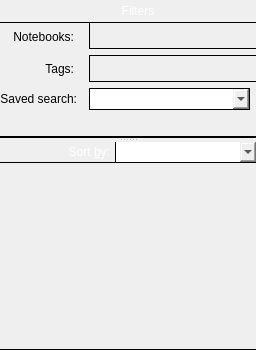
      <widget class="QFrame" name="notesListAndFiltersFrame">
       <property name="styleSheet">
        <string notr="true">#notesListAndFiltersFrame {
padding: 0px;
margin: 0px;
border: 1px solid black;
border-top: none;
border-bottom: none;
}</string>
       </property>
       <property name="lineWidth">
        <number>0</number>
       </property>
       <layout class="QVBoxLayout" name="verticalLayout_2">
        <property name="spacing">
         <number>0</number>
        </property>
        <property name="leftMargin">
         <number>0</number>
        </property>
        <property name="topMargin">
         <number>0</number>
        </property>
        <property name="rightMargin">
         <number>0</number>
        </property>
        <property name="bottomMargin">
         <number>0</number>
        </property>
        <item>
         <widget class="QSplitter" name="noteListAndFiltersSplitter">
          <property name="sizePolicy">
           <sizepolicy hsizetype="Preferred" vsizetype="Preferred">
            <horstretch>0</horstretch>
            <verstretch>0</verstretch>
           </sizepolicy>
          </property>
          <property name="lineWidth">
           <number>0</number>
          </property>
          <property name="orientation">
           <enum>Qt::Vertical</enum>
          </property>
          <property name="childrenCollapsible">
           <bool>false</bool>
          </property>
          <widget class="QFrame" name="filterFrame">
           <layout class="QVBoxLayout" name="verticalLayout_4">
            <property name="spacing">
             <number>0</number>
            </property>
            <property name="leftMargin">
             <number>0</number>
            </property>
            <property name="topMargin">
             <number>0</number>
            </property>
            <property name="rightMargin">
             <number>0</number>
            </property>
            <property name="bottomMargin">
             <number>0</number>
            </property>
            <item>
             <widget class="QFrame" name="noteFilterHeaderPanel">
              <property name="sizePolicy">
               <sizepolicy hsizetype="Minimum" vsizetype="Fixed">
                <horstretch>0</horstretch>
                <verstretch>0</verstretch>
               </sizepolicy>
              </property>
              <property name="minimumSize">
               <size>
                <width>0</width>
                <height>22</height>
               </size>
              </property>
              <property name="maximumSize">
               <size>
                <width>16777215</width>
                <height>22</height>
               </size>
              </property>
              <property name="styleSheet">
               <string notr="true">QWidget {
border: none;
background-color: qlineargradient(x1: 0, y1: 0, x2: 0, y2: 1,
stop: 0 #a6a6a6, stop: 0.08 #7f7f7f,
stop: 0.39999 #717171, stop: 0.4 #626262,
stop: 0.9 #4c4c4c, stop: 1 #333333);
color: rgb(255, 255, 255);
}

QPushButton {
border: none;
padding: 0px;
}

QPushButton:focus {
outline: none;
}

QPushButton:hover:!pressed {
background-color: qlineargradient(x1: 0, y1: 0, x2: 0, y2: 1,
stop: 0 #bcbcbc, stop: 0.08 #9f9f9f,
stop: 0.39999 #949494, stop: 0.4 #898989,
stop: 0.9 #787878, stop: 1 #666666);
}

QPushButton:pressed {
background-color: qlineargradient(x1: 0, y1: 0, x2: 0, y2: 1,
stop: 0 #535353, stop: 0.08 #3f3f3f,
stop: 0.39999 #393939, stop: 0.4 #313131,
stop: 0.9 #262626, stop: 1 #1a1a1a);
}

QPushButton#favoritesPanelIconPseudoPushButton:hover {
background-color: qlineargradient(x1: 0, y1: 0, x2: 0, y2: 1,
stop: 0 #a6a6a6, stop: 0.08 #7f7f7f,
stop: 0.39999 #717171, stop: 0.4 #626262,
stop: 0.9 #4c4c4c, stop: 1 #333333);
}

QPushButton#favoritesPanelIconPseudoPushButton:pressed {
background-color: qlineargradient(x1: 0, y1: 0, x2: 0, y2: 1,
stop: 0 #a6a6a6, stop: 0.08 #7f7f7f,
stop: 0.39999 #717171, stop: 0.4 #626262,
stop: 0.9 #4c4c4c, stop: 1 #333333);
}

QLabel {
border: none;
}</string>
              </property>
              <property name="lineWidth">
               <number>0</number>
              </property>
              <property name="midLineWidth">
               <number>0</number>
              </property>
              <layout class="QHBoxLayout" name="horizontalLayout_2">
               <property name="spacing">
                <number>0</number>
               </property>
               <property name="leftMargin">
                <number>0</number>
               </property>
               <property name="topMargin">
                <number>0</number>
               </property>
               <property name="rightMargin">
                <number>0</number>
               </property>
               <property name="bottomMargin">
                <number>0</number>
               </property>
               <item>
                <widget class="QPushButton" name="filtersViewTogglePushButton">
                 <property name="minimumSize">
                  <size>
                   <width>20</width>
                   <height>20</height>
                  </size>
                 </property>
                 <property name="maximumSize">
                  <size>
                   <width>20</width>
                   <height>20</height>
                  </size>
                 </property>
                 <property name="icon">
                  <iconset theme="go-next">
                   <normaloff>.</normaloff>.</iconset>
                 </property>
                 <property name="flat">
                  <bool>true</bool>
                 </property>
                </widget>
               </item>
               <item>
                <widget class="QLabel" name="noteFilterLabel">
                 <property name="sizePolicy">
                  <sizepolicy hsizetype="Minimum" vsizetype="Fixed">
                   <horstretch>0</horstretch>
                   <verstretch>0</verstretch>
                  </sizepolicy>
                 </property>
                 <property name="minimumSize">
                  <size>
                   <width>0</width>
                   <height>20</height>
                  </size>
                 </property>
                 <property name="text">
                  <string>Filters</string>
                 </property>
                 <property name="alignment">
                  <set>Qt::AlignCenter</set>
                 </property>
                </widget>
               </item>
              </layout>
             </widget>
            </item>
            <item>
             <widget class="QFrame" name="filterBodyFrame">
              <property name="sizePolicy">
               <sizepolicy hsizetype="MinimumExpanding" vsizetype="Minimum">
                <horstretch>0</horstretch>
                <verstretch>0</verstretch>
               </sizepolicy>
              </property>
              <property name="styleSheet">
               <string notr="true">#filterBodyFrame {
padding: 0px;
margin: 0px;
border: none;
border-bottom: 1px solid black;
border-top: 1px solid black;
}</string>
              </property>
              <property name="lineWidth">
               <number>0</number>
              </property>
              <layout class="QGridLayout" name="gridLayout">
               <property name="leftMargin">
                <number>0</number>
               </property>
               <property name="topMargin">
                <number>0</number>
               </property>
               <property name="rightMargin">
                <number>0</number>
               </property>
               <property name="bottomMargin">
                <number>0</number>
               </property>
               <property name="spacing">
                <number>6</number>
               </property>
               <item row="0" column="2" colspan="2">
                <widget class="QFrame" name="filterByNotebooksFrame">
                 <property name="sizePolicy">
                  <sizepolicy hsizetype="Expanding" vsizetype="Minimum">
                   <horstretch>0</horstretch>
                   <verstretch>0</verstretch>
                  </sizepolicy>
                 </property>
                 <property name="styleSheet">
                  <string notr="true">#filterByNotebooksFrame {
margin: 0px;
padding: 0px;
border: 1px solid black;
border-top: none;
border-right: none;
}</string>
                 </property>
                 <layout class="QVBoxLayout" name="verticalLayout_6">
                  <property name="spacing">
                   <number>0</number>
                  </property>
                  <property name="leftMargin">
                   <number>0</number>
                  </property>
                  <property name="topMargin">
                   <number>0</number>
                  </property>
                  <property name="rightMargin">
                   <number>0</number>
                  </property>
                  <property name="bottomMargin">
                   <number>0</number>
                  </property>
                  <item>
                   <widget class="FilterByNotebookWidget" name="filterByNotebooksWidget" native="true">
                    <property name="sizePolicy">
                     <sizepolicy hsizetype="Expanding" vsizetype="Minimum">
                      <horstretch>0</horstretch>
                      <verstretch>0</verstretch>
                     </sizepolicy>
                    </property>
                    <property name="minimumSize">
                     <size>
                      <width>0</width>
                      <height>25</height>
                     </size>
                    </property>
                   </widget>
                  </item>
                 </layout>
                </widget>
               </item>
               <item row="1" column="2" colspan="2">
                <widget class="QFrame" name="filterByTagsFrame">
                 <property name="sizePolicy">
                  <sizepolicy hsizetype="Expanding" vsizetype="Minimum">
                   <horstretch>0</horstretch>
                   <verstretch>0</verstretch>
                  </sizepolicy>
                 </property>
                 <property name="styleSheet">
                  <string notr="true">#filterByTagsFrame {
margin: 0px;
padding: 0px;
border: 1px solid black;
border-right: none;
}</string>
                 </property>
                 <property name="lineWidth">
                  <number>0</number>
                 </property>
                 <layout class="QVBoxLayout" name="verticalLayout_7">
                  <property name="spacing">
                   <number>0</number>
                  </property>
                  <property name="leftMargin">
                   <number>0</number>
                  </property>
                  <property name="topMargin">
                   <number>0</number>
                  </property>
                  <property name="rightMargin">
                   <number>0</number>
                  </property>
                  <property name="bottomMargin">
                   <number>0</number>
                  </property>
                  <item>
                   <widget class="FilterByTagWidget" name="filterByTagsWidget" native="true">
                    <property name="sizePolicy">
                     <sizepolicy hsizetype="Expanding" vsizetype="Minimum">
                      <horstretch>0</horstretch>
                      <verstretch>0</verstretch>
                     </sizepolicy>
                    </property>
                    <property name="minimumSize">
                     <size>
                      <width>0</width>
                      <height>25</height>
                     </size>
                    </property>
                   </widget>
                  </item>
                 </layout>
                </widget>
               </item>
               <item row="2" column="0">
                <widget class="QLabel" name="filterBySavedSearchLabel">
                 <property name="sizePolicy">
                  <sizepolicy hsizetype="Preferred" vsizetype="Minimum">
                   <horstretch>0</horstretch>
                   <verstretch>0</verstretch>
                  </sizepolicy>
                 </property>
                 <property name="text">
                  <string>Saved search:</string>
                 </property>
                 <property name="alignment">
                  <set>Qt::AlignRight|Qt::AlignTrailing|Qt::AlignVCenter</set>
                 </property>
                </widget>
               </item>
               <item row="0" column="0">
                <widget class="QLabel" name="filterByNotebooksLabel">
                 <property name="sizePolicy">
                  <sizepolicy hsizetype="Preferred" vsizetype="Minimum">
                   <horstretch>0</horstretch>
                   <verstretch>0</verstretch>
                  </sizepolicy>
                 </property>
                 <property name="styleSheet">
                  <string notr="true">#filterByNotebooksLabel {
margin-top: 4px;
}</string>
                 </property>
                 <property name="text">
                  <string>Notebooks:</string>
                 </property>
                 <property name="alignment">
                  <set>Qt::AlignRight|Qt::AlignTop|Qt::AlignTrailing</set>
                 </property>
                </widget>
               </item>
               <item row="1" column="0">
                <widget class="QLabel" name="filterByTagsLabel">
                 <property name="sizePolicy">
                  <sizepolicy hsizetype="Preferred" vsizetype="Minimum">
                   <horstretch>0</horstretch>
                   <verstretch>0</verstretch>
                  </sizepolicy>
                 </property>
                 <property name="styleSheet">
                  <string notr="true">#filterByTagsLabel {
margin-top: 4px;
}</string>
                 </property>
                 <property name="text">
                  <string>Tags:</string>
                 </property>
                 <property name="alignment">
                  <set>Qt::AlignRight|Qt::AlignTop|Qt::AlignTrailing</set>
                 </property>
                </widget>
               </item>
               <item row="4" column="0" colspan="4">
                <widget class="QLabel" name="filterStatusBarLabel">
                 <property name="sizePolicy">
                  <sizepolicy hsizetype="Preferred" vsizetype="Minimum">
                   <horstretch>0</horstretch>
                   <verstretch>0</verstretch>
                  </sizepolicy>
                 </property>
                 <property name="styleSheet">
                  <string notr="true">padding: 0px;
margin: 0px;
border: none;</string>
                 </property>
                 <property name="textInteractionFlags">
                  <set>Qt::LinksAccessibleByMouse|Qt::TextSelectableByKeyboard|Qt::TextSelectableByMouse</set>
                 </property>
                </widget>
               </item>
               <item row="3" column="0" colspan="4">
                <spacer name="verticalSpacer">
                 <property name="orientation">
                  <enum>Qt::Vertical</enum>
                 </property>
                 <property name="sizeType">
                  <enum>QSizePolicy::Fixed</enum>
                 </property>
                 <property name="sizeHint" stdset="0">
                  <size>
                   <width>20</width>
                   <height>6</height>
                  </size>
                 </property>
                </spacer>
               </item>
               <item row="2" column="2">
                <widget class="QFrame" name="filterBySavedSearchFrame">
                 <property name="sizePolicy">
                  <sizepolicy hsizetype="Expanding" vsizetype="Fixed">
                   <horstretch>0</horstretch>
                   <verstretch>0</verstretch>
                  </sizepolicy>
                 </property>
                 <property name="lineWidth">
                  <number>0</number>
                 </property>
                 <layout class="QVBoxLayout" name="verticalLayout_5">
                  <property name="spacing">
                   <number>0</number>
                  </property>
                  <property name="leftMargin">
                   <number>0</number>
                  </property>
                  <property name="topMargin">
                   <number>0</number>
                  </property>
                  <property name="rightMargin">
                   <number>0</number>
                  </property>
                  <property name="bottomMargin">
                   <number>0</number>
                  </property>
                  <item>
                   <widget class="FilterBySavedSearchWidget" name="filterBySavedSearchComboBox">
                    <property name="sizePolicy">
                     <sizepolicy hsizetype="Expanding" vsizetype="Minimum">
                      <horstretch>0</horstretch>
                      <verstretch>0</verstretch>
                     </sizepolicy>
                    </property>
                    <property name="minimumSize">
                     <size>
                      <width>0</width>
                      <height>22</height>
                     </size>
                    </property>
                    <property name="maximumSize">
                     <size>
                      <width>16777215</width>
                      <height>22</height>
                     </size>
                    </property>
                    <property name="styleSheet">
                     <string notr="true">margin: 0px;
padding: 0px;
padding-left: 2px;
border: 1px solid black;</string>
                    </property>
                   </widget>
                  </item>
                 </layout>
                </widget>
               </item>
              </layout>
             </widget>
            </item>
            <item>
             <widget class="QFrame" name="filterFrameBottomBoundary">
              <property name="sizePolicy">
               <sizepolicy hsizetype="Expanding" vsizetype="Minimum">
                <horstretch>0</horstretch>
                <verstretch>0</verstretch>
               </sizepolicy>
              </property>
              <property name="minimumSize">
               <size>
                <width>0</width>
                <height>1</height>
               </size>
              </property>
              <property name="maximumSize">
               <size>
                <width>16777215</width>
                <height>1</height>
               </size>
              </property>
              <property name="styleSheet">
               <string notr="true">border: none;
border-bottom: 1px solid black;</string>
              </property>
             </widget>
            </item>
           </layout>
          </widget>
          <widget class="QWidget" name="layoutWidget">
           <layout class="QVBoxLayout" name="noteListVerticalLayout">
            <property name="spacing">
             <number>0</number>
            </property>
            <item>
             <widget class="QFrame" name="noteListWidgetHeaderPanel">
              <property name="sizePolicy">
               <sizepolicy hsizetype="Preferred" vsizetype="Fixed">
                <horstretch>0</horstretch>
                <verstretch>0</verstretch>
               </sizepolicy>
              </property>
              <property name="minimumSize">
               <size>
                <width>0</width>
                <height>20</height>
               </size>
              </property>
              <property name="maximumSize">
               <size>
                <width>16777215</width>
                <height>20</height>
               </size>
              </property>
              <property name="styleSheet">
               <string notr="true">QWidget {
border: none;
margin: 0px;
padding: 0px;
}

.QFrame {
margin: 0px;
padding: 0px;
}

QLabel {
background-color: qlineargradient(x1: 0, y1: 0, x2: 0, y2: 1,
stop: 0 #a6a6a6, stop: 0.08 #7f7f7f,
stop: 0.39999 #717171, stop: 0.4 #626262,
stop: 0.9 #4c4c4c, stop: 1 #333333);
color: rgb(255, 255, 255);
padding: 0px;
padding-right: 2px;
border: none;
border-right: 1px solid black;
}

QComboBox {
margin: 0px;
padding: 0px;
padding-right: 1px;
padding-left: 2px;
}</string>
              </property>
              <property name="lineWidth">
               <number>0</number>
              </property>
              <property name="midLineWidth">
               <number>0</number>
              </property>
              <layout class="QVBoxLayout" name="noteListWidgetHeaderPanelVerticalLayout">
               <property name="spacing">
                <number>0</number>
               </property>
               <property name="leftMargin">
                <number>0</number>
               </property>
               <property name="topMargin">
                <number>0</number>
               </property>
               <property name="rightMargin">
                <number>0</number>
               </property>
               <property name="bottomMargin">
                <number>0</number>
               </property>
               <item>
                <widget class="QSplitter" name="noteListWidgetHeaderSplitter">
                 <property name="sizePolicy">
                  <sizepolicy hsizetype="Expanding" vsizetype="Minimum">
                   <horstretch>0</horstretch>
                   <verstretch>0</verstretch>
                  </sizepolicy>
                 </property>
                 <property name="maximumSize">
                  <size>
                   <width>16777215</width>
                   <height>20</height>
                  </size>
                 </property>
                 <property name="lineWidth">
                  <number>0</number>
                 </property>
                 <property name="midLineWidth">
                  <number>0</number>
                 </property>
                 <property name="orientation">
                  <enum>Qt::Horizontal</enum>
                 </property>
                 <property name="opaqueResize">
                  <bool>true</bool>
                 </property>
                 <property name="handleWidth">
                  <number>0</number>
                 </property>
                 <property name="childrenCollapsible">
                  <bool>false</bool>
                 </property>
                 <widget class="QLabel" name="noteSortingModeLabelPanel">
                  <property name="sizePolicy">
                   <sizepolicy hsizetype="Preferred" vsizetype="Fixed">
                    <horstretch>0</horstretch>
                    <verstretch>0</verstretch>
                   </sizepolicy>
                  </property>
                  <property name="minimumSize">
                   <size>
                    <width>80</width>
                    <height>20</height>
                   </size>
                  </property>
                  <property name="maximumSize">
                   <size>
                    <width>140</width>
                    <height>20</height>
                   </size>
                  </property>
                  <property name="lineWidth">
                   <number>0</number>
                  </property>
                  <property name="text">
                   <string>Sort &amp;by:</string>
                  </property>
                  <property name="alignment">
                   <set>Qt::AlignRight|Qt::AlignTrailing|Qt::AlignVCenter</set>
                  </property>
                  <property name="buddy">
                   <cstring>noteSortingModeComboBox</cstring>
                  </property>
                 </widget>
                 <widget class="QComboBox" name="noteSortingModeComboBox">
                  <property name="sizePolicy">
                   <sizepolicy hsizetype="Expanding" vsizetype="Minimum">
                    <horstretch>0</horstretch>
                    <verstretch>0</verstretch>
                   </sizepolicy>
                  </property>
                  <property name="minimumSize">
                   <size>
                    <width>140</width>
                    <height>0</height>
                   </size>
                  </property>
                 </widget>
                </widget>
               </item>
              </layout>
             </widget>
            </item>
            <item>
             <widget class="NoteListView" name="noteListView">
              <property name="sizePolicy">
               <sizepolicy hsizetype="Expanding" vsizetype="Expanding">
                <horstretch>0</horstretch>
                <verstretch>0</verstretch>
               </sizepolicy>
              </property>
              <property name="contextMenuPolicy">
               <enum>Qt::NoContextMenu</enum>
              </property>
              <property name="styleSheet">
               <string notr="true">#noteListView {
border: 1px solid black;
border-left: none;
border-right: none;
background-color: rgba(255, 255, 255, 0);
}</string>
              </property>
              <property name="frameShape">
               <enum>QFrame::NoFrame</enum>
              </property>
              <property name="lineWidth">
               <number>0</number>
              </property>
              <property name="horizontalScrollBarPolicy">
               <enum>Qt::ScrollBarAlwaysOff</enum>
              </property>
              <property name="selectionMode">
               <enum>QAbstractItemView::ExtendedSelection</enum>
              </property>
             </widget>
            </item>
           </layout>
          </widget>
         </widget>
        </item>
       </layout>
      </widget>
